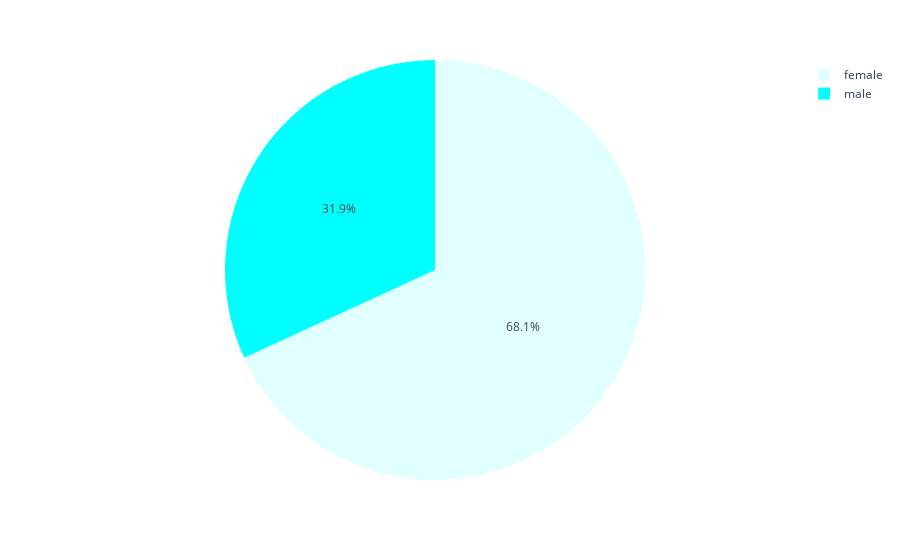

Notebook code cell kept with this figure:
### Code cell
#Total survivors by sex graph
dfsurviveds =dftrainsurviveds
fig = px.pie(dfsurviveds, values='totals_sex', names='Sex', color='Sex',
             color_discrete_map={'female':'lightcyan',
                                 'male':'cyan'})
                                    
fig.show()

### Figure 1 — Plotly figure (JSON) as saved in the notebook; plotly's stock layout.template omitted (floating-point values rounded to 4 significant figures)
{"data": [{"customdata": [["female"], ["male"]], "domain": {"x": [0, 1], "y": [0, 1]}, "hovertemplate": "Sex=%{customdata[0]}<br>totals_sex=%{value}<extra></extra>", "labels": ["female", "male"], "legendgroup": "", "marker": {"colors": ["lightcyan", "cyan"]}, "name": "", "showlegend": true, "type": "pie", "values": [233, 109]}], "layout": {"legend": {"tracegroupgap": 0}, "margin": {"t": 60}}}
